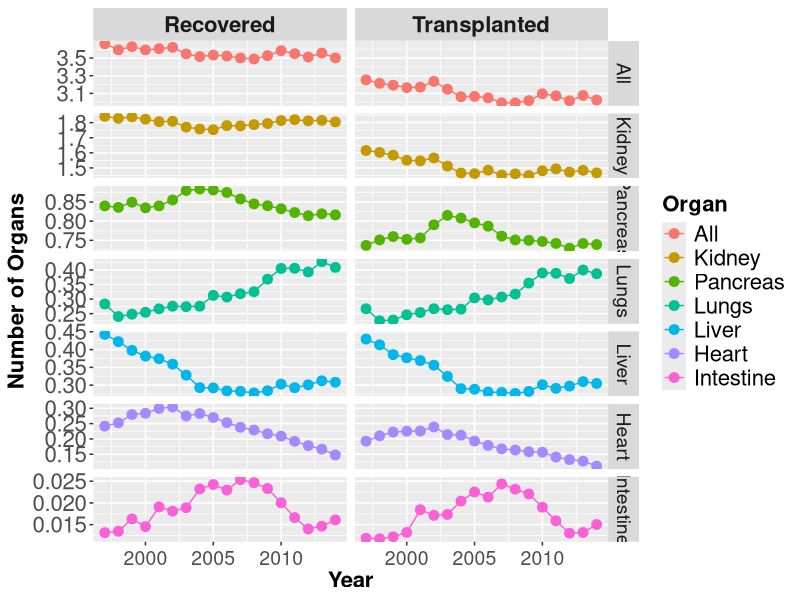
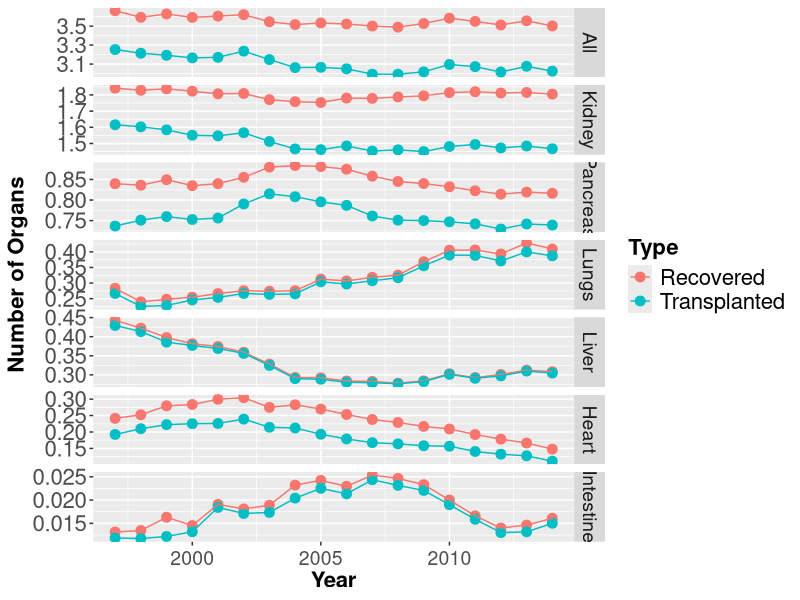
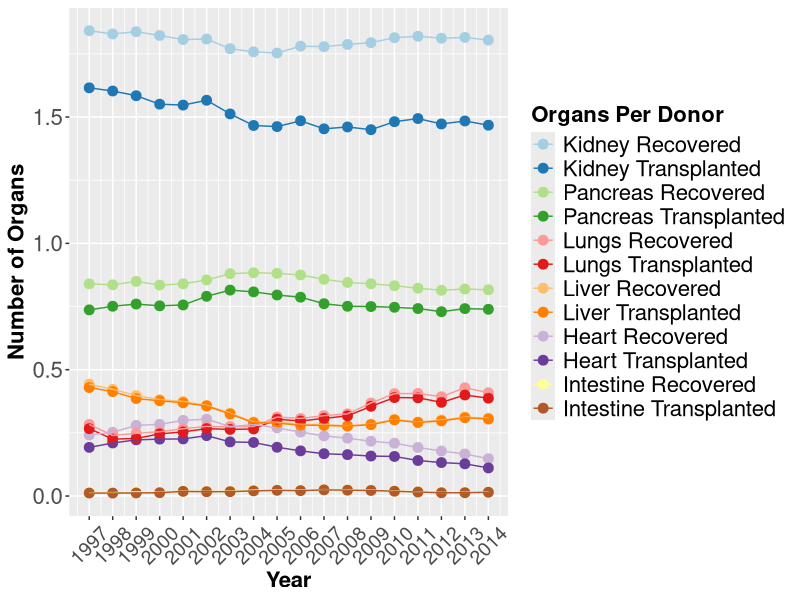

These figures' R source, in order:
## ---- chunk 1
library(ggplot2)
library(scales)
setwd("C:/Users/ceharvey/Documents/Personal/School/Statistical-Graphics/Redesign")

data = read.csv("Line3.csv")
data$Organ <- factor(data$Organ,levels = c("All","Kidney", "Pancreas", "Lungs", "Liver","Heart","Intestine"))
data$Type <- factor(data$Type)
data$OrganType <- factor(data$OrganType, levels = c("All Recovered","All Transplanted","Kidney Recovered","Kidney Transplanted","Pancreas Recovered","Pancreas Transplanted","Lungs Recovered","Lungs Transplanted","Liver Recovered"       ,"Liver Transplanted","Heart Recovered","Heart Transplanted","Intestine Recovered","Intestine Transplanted"))

## ---- chunk 2
p <- ggplot(data, aes(Year, Value, color=Organ))+geom_point(size=3)+geom_line()
p+labs(y = "Number of Organs", x="Year")+facet_grid(Organ ~ Type, scales = "free")+ theme(title = element_text(size=18, face="bold"),strip.text.x = element_text(size=16, face="bold"), strip.text.y = element_text(size=14), axis.title.x = element_text(face="bold", size=16), axis.text.x  = element_text(vjust=0.5, size=14), axis.title.y = element_text(face="bold", size=16), axis.text.y  = element_text(size=16), legend.text = element_text( size=16), legend.title = element_text( size=16))
## ---- chunk 3
p <- ggplot(data, aes(Year, Value, color=Type))+geom_point(size=3)+geom_line()
p+labs(y = "Number of Organs", x="Year")+facet_grid(Organ ~ ., scales = "free")+ theme(title = element_text(size=18, face="bold"),strip.text.x = element_text(size=16, face="bold"), strip.text.y = element_text(size=14), axis.title.x = element_text(face="bold", size=16), axis.text.x  = element_text(vjust=0.5, size=14), axis.title.y = element_text(face="bold", size=16), axis.text.y  = element_text(size=16), legend.text = element_text( size=16), legend.title = element_text( size=16))
## ---- chunk 4
newdata <- data[ which((data$Organ !='All')), ]
p <- ggplot(newdata, aes(Year, Value, color=OrganType))+geom_point(size=3)+geom_line()+scale_x_continuous(breaks=seq(1997, 2014, 1))
p+labs(y = "Number of Organs", x="Year")+ theme(title = element_text(size=18, face="bold"),strip.text.x = element_text(size=16, face="bold"), strip.text.y = element_text(size=14), axis.title.x = element_text(face="bold", size=16), axis.text.x  = element_text(vjust=0.5, size=14, angle=45), axis.title.y = element_text(face="bold", size=16), axis.text.y  = element_text(size=16), legend.text = element_text( size=16), legend.title = element_text( size=16)) + scale_color_brewer(name="Organs Per Donor",palette="Paired")
